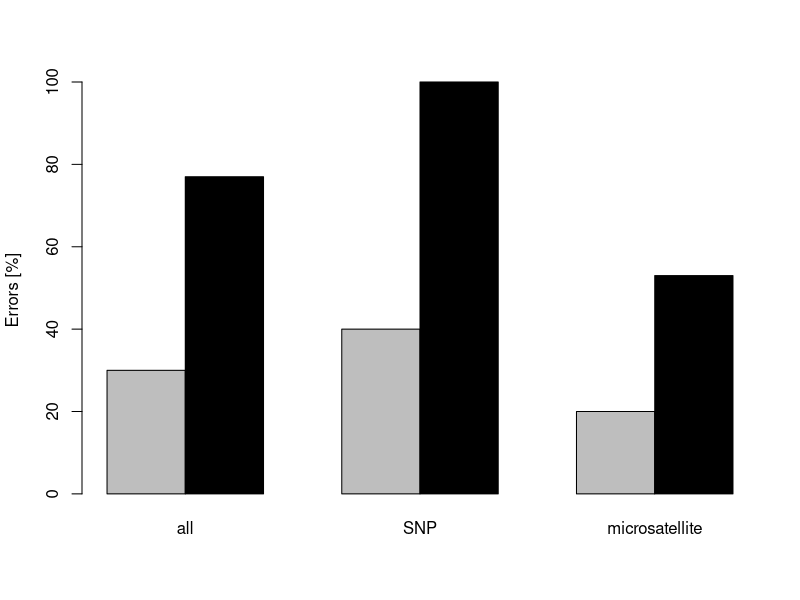
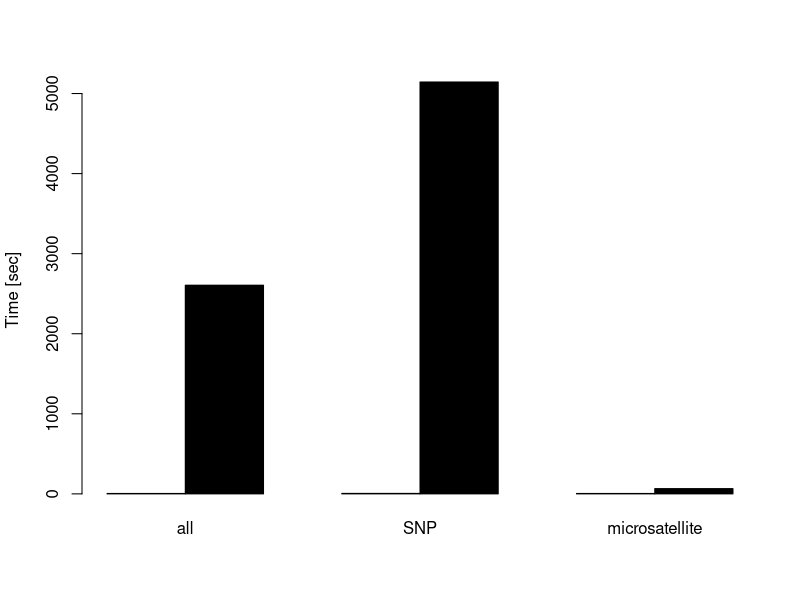
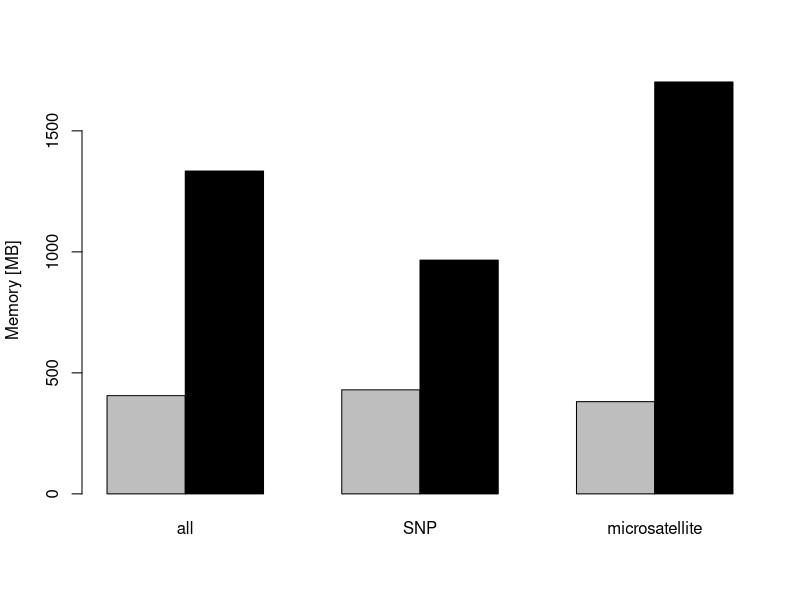

Generate these figures, in order, with R:
# plot comparison

# error plot
errors <- data.frame(
  category    = c("all", "SNP", "microsatellite"),
  NeEstimator = c(30, 40, 20),
  SpeedNe     = c(77, 100, 53)
)

time <- data.frame(
  category    = c("all", "SNP", "microsatellite"),
  NeEstimator = c(5, 6, 5),
  SpeedNe     = c(2606, 5144, 66)
)

memory <- data.frame(
  category    = c("all", "SNP", "microsatellite"),
  NeEstimator = c(406, 430, 381),
  SpeedNe     = c(1334, 966, 1702)
)
  
barplot(
  t(as.matrix(errors[, c("NeEstimator", "SpeedNe")])), # transponieren, damit Kategorien auf x-Achse
  beside = TRUE,                                       # Bars nebeneinander
  names.arg = errors$category,                         # Kategorien auf x-Achse
  col = c("grey", "black"),                        # Farben für die Tools
  #legend.text = c("NeEstimator", "SpeedNe"),          # Legende
  args.legend = list(x = "topright"),
  ylab = "Errors [%]"
)

barplot(
  t(as.matrix(time[, c("NeEstimator", "SpeedNe")])), # transponieren, damit Kategorien auf x-Achse
  beside = TRUE,                                       # Bars nebeneinander
  names.arg = time$category,                         # Kategorien auf x-Achse
  col = c("grey", "black"),                        # Farben für die Tools
  #legend.text = c("NeEstimator", "SpeedNe"),          # Legende
  args.legend = list(x = "topright"),
  ylab = "Time [sec]"
)

barplot(
  t(as.matrix(memory[, c("NeEstimator", "SpeedNe")])), # transponieren, damit Kategorien auf x-Achse
  beside = TRUE,                                       # Bars nebeneinander
  names.arg = memory$category,                         # Kategorien auf x-Achse
  col = c("grey", "black"),                        # Farben für die Tools
  #legend.text = c("NeEstimator", "SpeedNe"),          # Legende
  args.legend = list(x = "topright"),
  ylab = "Memory [MB]"
)